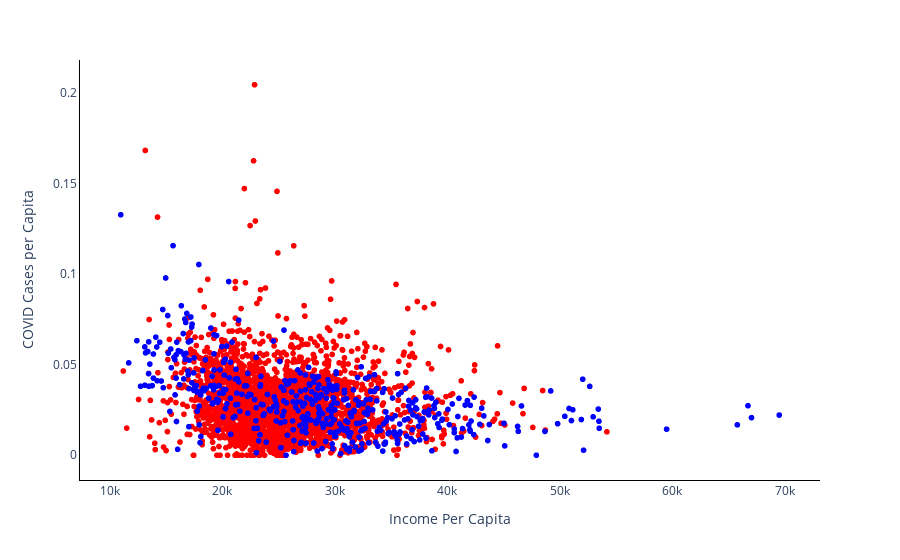

Notebook cell for this chart:
### Code cell
fig = px.scatter(county_new, x='Income Per Capita', y='COVID Cases per Capita', color='Elected 2020', 
                 color_discrete_sequence=['red','blue'])
fig.layout.update(showlegend=False, plot_bgcolor = "rgba(0,0,0,0)", xaxis = dict(showgrid = True, visible = True, linecolor="black"), yaxis = dict(linecolor="black", showgrid=True, visible = True))
fig.show()

### Figure 1 — Plotly figure (JSON) as saved in the notebook; plotly's stock layout.template omitted (floating-point values rounded to 4 significant figures; data arrays with more than 128 entries replaced by an {"elided": "..."} marker saying what was removed)
{"data": [{"hovertemplate": "Elected 2020=Republican<br>Income Per Capita=%{x}<br>COVID Cases per Capita=%{y}<extra></extra>", "legendgroup": "Republican", "marker": {"color": "red", "symbol": "circle"}, "mode": "markers", "name": "Republican", "showlegend": true, "type": "scattergl", "x": {"elided": "2576 int values"}, "xaxis": "x", "y": {"elided": "2576 float values"}, "yaxis": "y"}, {"hovertemplate": "Elected 2020=Democrat<br>Income Per Capita=%{x}<br>COVID Cases per Capita=%{y}<extra></extra>", "legendgroup": "Democrat", "marker": {"color": "blue", "symbol": "circle"}, "mode": "markers", "name": "Democrat", "showlegend": true, "type": "scattergl", "x": {"elided": "470 int values"}, "xaxis": "x", "y": {"elided": "470 float values"}, "yaxis": "y"}], "layout": {"legend": {"title": {"text": "Elected 2020"}, "tracegroupgap": 0}, "margin": {"t": 60}, "plot_bgcolor": "rgba(0,0,0,0)", "showlegend": false, "xaxis": {"anchor": "y", "domain": [0, 1], "linecolor": "black", "showgrid": true, "title": {"text": "Income Per Capita"}, "visible": true}, "yaxis": {"anchor": "x", "domain": [0, 1], "linecolor": "black", "showgrid": true, "title": {"text": "COVID Cases per Capita"}, "visible": true}}}
